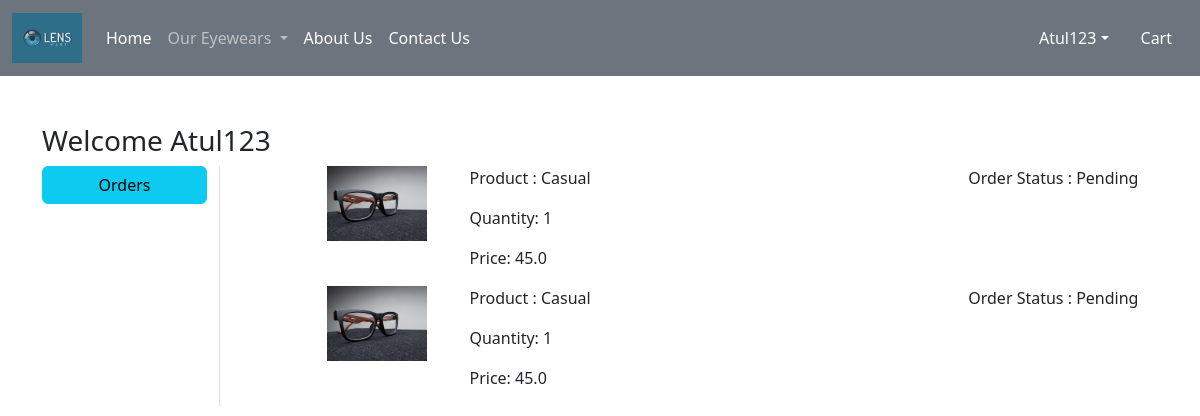
The page /orders/ (signed in) on the database its author committed.
### app/models.py (models this page shows, shortened)
class OrderPlaced(models.Model):
    user = models.ForeignKey(User,on_delete=models.CASCADE)
    customer = models.ForeignKey(Customer,on_delete=models.CASCADE)
    product = models.ForeignKey(Product,on_delete=models.CASCADE)
    quantity = models.PositiveIntegerField(default=1)
    ordered_date = models.DateTimeField(auto_now_add=True)
    status = models.CharField(max_length=50,choices=STATUS_CHOICES, default='Pending')
    payment = models.ForeignKey(Payment,on_delete=models.CASCADE,default="")
    @property
    def total_cost(self):
        return self.quantity * self.product.discounted_price

class Product(models.Model):
    title = models.CharField(max_length=100)
    selling_price = models.FloatField()
    discounted_price = models.FloatField()
    description = models.TextField()
    composition = models.TextField(default='')
    prodapp = models.TextField(default='')
    category = models.CharField(choices=CATEGORY_CHOICES, max_length=2)
    product_image = models.ImageField(upload_to='product')

### app/views.py (the view)
# urls.py: path('orders/', views.orders, name='orders'),
@login_required
def orders(request):
    totalitem = 0
    wishitem=0
    if request.user.is_authenticated:
        totalitem = len(Cart.objects.filter(user=request.user))
        wishitem = len(Wishlist.objects.filter(user=request.user))
    order_placed=OrderPlaced.objects.filter(user=request.user)
    return render(request, 'app/orders.html',locals())

### app/templates/app/orders.html (shortened to what this page needs)
{% extends 'app/base.html' %}
{% load static %}
{% block main-content %}
<div class="container my-5">
 <div class="row">
 <h3>Welcome <span class="text-capitalize">{{request.user}}</span></h3>
  <div class="col-sm-2 border-end">
   <ul class="list-unstyled">
    <li class="d-grid"><a href="{% url 'orders' %}" class="btn btn-info">Orders</a></li>
   </ul>
  </div>
    <div class="col-sm-9 offset-sm-1">
        {% for op in order_placed %}
        <div class="row">
            <div class="col-sm-2">
                <img src="{{op.product.product_image.url}}" class="img-fluid" height="100" width="100"/>
            </div>
            <div class="col-sm-7">
                <p>Product : {{op.product.title}}</p>
                <p>Quantity: {{op.quantity}}</p>
                <p>Price: {{op.total_cost}}
            </div>
            <div class="col-sm-3">
                <p> Order Status : {{op.status}} </p>
            </div>
        </div>
        {% endfor %}
    </div>
 </div>
</div>
{% endblock main-content %}

### app/templates/app/base.html (shortened to what this page needs)
<!DOCTYPE html>
{% load static %}
<html lang="en">
<head>
    <link href="https://cdn.jsdelivr.net/npm/bootstrap@5.2.2/dist/css/bootstrap.min.css" rel="stylesheet">
    <link rel="stylesheet" href="{% static 'app/css/owl.carousel.min.css' %}" />
    <link rel="stylesheet" href="{% static 'app/css/all.min.css' %}" />
    <link rel="stylesheet" href="{% static 'app/css/style.css' %}" />
</head>
<body>
    <nav class="navbar navbar-expand-lg navbar-dark bg-secondary">
        <div class="container-fluid">
          <a class="navbar-brand" href="#">
            <img src="{% static "app/images/Lensmart.webp" %}" width="70" height="50" />
          </a>
          <div class="collapse navbar-collapse" id="navbarSupportedContent">
            <ul class="navbar-nav me-auto mb-2 mb-lg-0">
              {% if request.user.is_authenticated %}
              <li class="nav-item">
                <a class="nav-link active" aria-current="page" href="/">Home</a>
              </li>
              <li class="nav-item dropdown">
                <a class="nav-link dropdown-toggle" href="#" role="button" data-bs-toggle="dropdown" aria-expanded="false">
                  Our Eyewears
                </a>
              </li>
              <li class="nav-item">
                <a class="nav-link text-white" href="#">About Us</a>
              </li>
              <li class="nav-item">
                <a class="nav-link text-white" href="#">Contact Us</a>
              </li>
            </ul>
          </div>
          <ul class="navbar-nav me-auto mb-2 mb-lg-0">
            <li class="nav-item dropdown mx-2">
                <a class="nav-link dropdown-toggle text-white" href="#" id="profileDropdown" role="button" data-bs-toggle="dropdown" aria-expanded="false">{{request.user.username|capfirst}}</a>
            </li>
            <li class="nav-item mx-2">
                <a href="{% url 'showcart' %}" class="nav-link text-white"> Cart</a>
            </li>
            {% endif %}
          </ul>
        </div>
      </nav>
      {% block main-content %}{% endblock main-content %}
</body>
</html>

### rows shown on the page
OrderPlaced: product.product_image (picture), product "Casual", quantity "1", total_cost "45.0", status "Pending"
OrderPlaced: product.product_image (picture), product "Casual", quantity "1", total_cost "45.0", status "Pending"

### other values the page prints
{{ request.user.username|capfirst }} "Atul123"
{{ request.user }} "Atul123"
